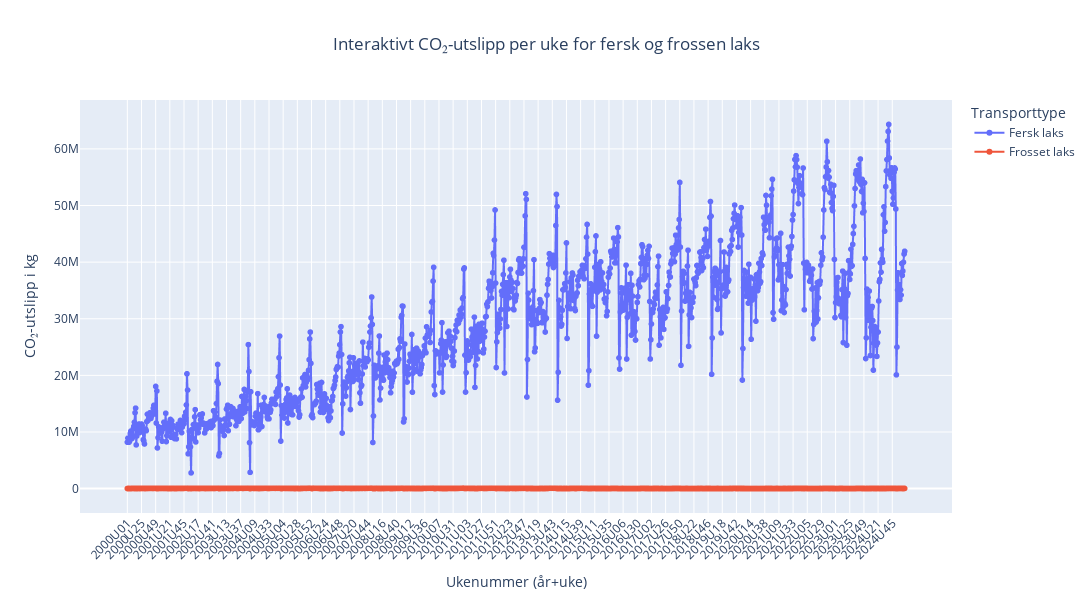

Notebook source saved alongside this figure:
### Code cell
import plotly.io as pio
import plotly.express as px

fig = px.line(
    df_summary,
    x="År og ukenr.",
    y="Total CO2-utslipp (kg)",
    color="Transporttype",
    markers=True,
    title="Interaktivt CO₂-utslipp per uke for fersk og frossen laks",
    hover_data={
        "År og ukenr.": True,
        "Total CO2-utslipp (kg)": ":.0f",
        "Transporttype": True
    }
)

fig.update_traces(line=dict(width=2))  # litt tykkere linjer

fig.update_layout(
    width=1300,
    height=600,
    xaxis_title="Ukenummer (år+uke)",
    yaxis_title="CO₂-utslipp i kg",
    legend_title="Transporttype",
    title_x=0.5,
    xaxis_tickangle=-45
)

pio.show(fig)

### Figure 1 — Plotly figure (JSON) as saved in the notebook; plotly's stock layout.template omitted (floating-point values rounded to 4 significant figures; data arrays with more than 128 entries replaced by an {"elided": "..."} marker saying what was removed)
{"data": [{"customdata": {"elided": "1318x1 str values"}, "hovertemplate": "Transporttype=%{customdata[0]}<br>År og ukenr.=%{x}<br>Total CO2-utslipp (kg)=%{y:.0f}<extra></extra>", "legendgroup": "Fersk laks", "line": {"color": "#636efa", "dash": "solid", "width": 2}, "marker": {"symbol": "circle"}, "mode": "lines+markers", "name": "Fersk laks", "showlegend": true, "type": "scattergl", "x": {"elided": "1318 str values"}, "xaxis": "x", "y": {"elided": "1318 float values"}, "yaxis": "y"}, {"customdata": {"elided": "1318x1 str values"}, "hovertemplate": "Transporttype=%{customdata[0]}<br>År og ukenr.=%{x}<br>Total CO2-utslipp (kg)=%{y:.0f}<extra></extra>", "legendgroup": "Frosset laks", "line": {"color": "#EF553B", "dash": "solid", "width": 2}, "marker": {"symbol": "circle"}, "mode": "lines+markers", "name": "Frosset laks", "showlegend": true, "type": "scattergl", "x": {"elided": "1318 str values"}, "xaxis": "x", "y": {"elided": "1318 float values"}, "yaxis": "y"}], "layout": {"height": 600, "legend": {"title": {"text": "Transporttype"}, "tracegroupgap": 0}, "title": {"text": "Interaktivt CO₂-utslipp per uke for fersk og frossen laks", "x": 0.5}, "width": 1300, "xaxis": {"anchor": "y", "domain": [0, 1], "tickangle": -45, "title": {"text": "Ukenummer (år+uke)"}}, "yaxis": {"anchor": "x", "domain": [0, 1], "title": {"text": "CO₂-utslipp i kg"}}}}
